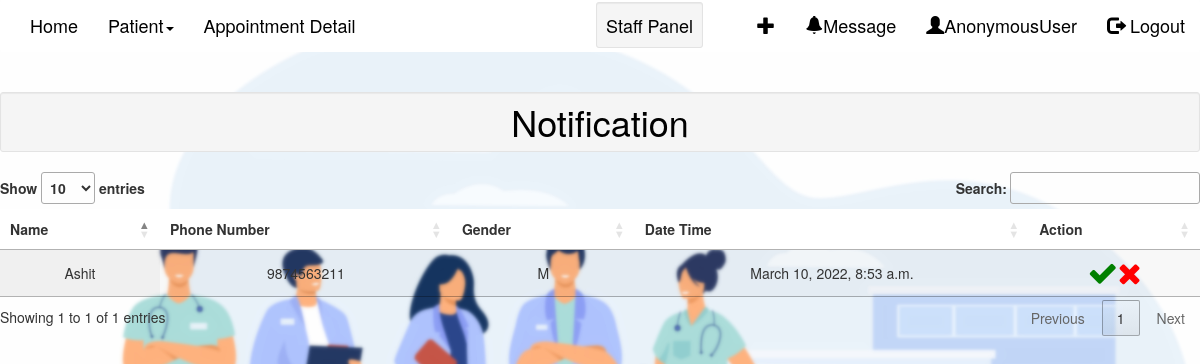
The page /message/ on the database as committed earlier.
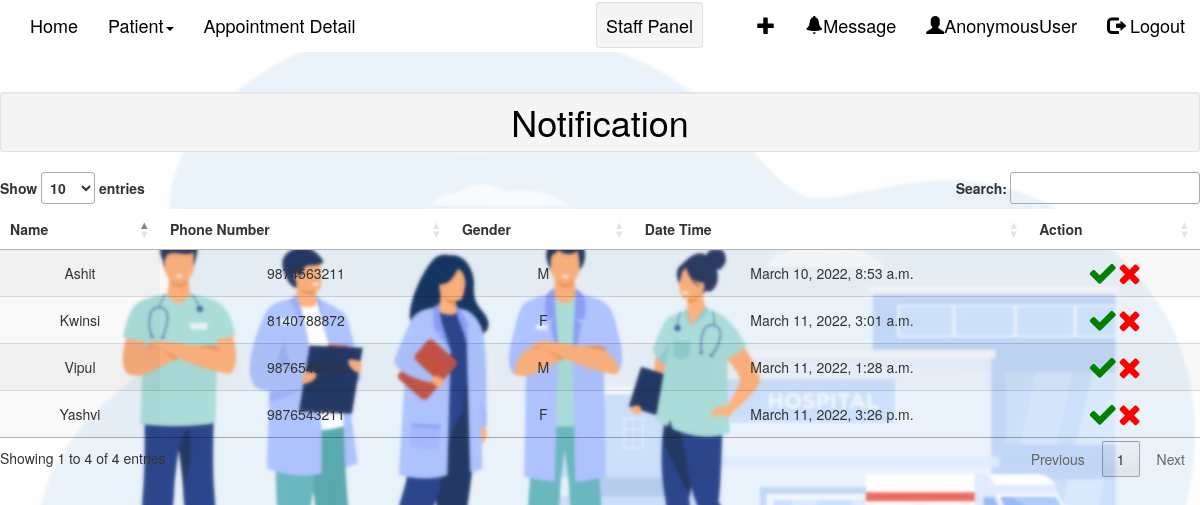
The same page on the database as committed later.
### home/models.py (models this page shows, shortened)
class Appointment(models.Model):
    appointmentId = models.AutoField(primary_key=True)
    caseNumber = models.IntegerField(('Case Number'),null=True,blank=True)
    patientName = models.CharField(("Patient Name"),max_length=24)
    patientEmail = models.EmailField(("Email Id"),unique=True)
    GENDER_CHOICES = (
        ('M', 'Male'),
        ('F', 'Female'),
    )
    gender = models.CharField(max_length=1, choices=GENDER_CHOICES)
    phone = models.IntegerField(("Phone Number"),validators=[validate_phoneNumber],unique=True)
    patientRelativeNumber = models.IntegerField(("Relative's Phone number"),validators=[validate_phoneNumber])
    patientRelativeName = models.CharField(("Relative's name"),max_length=24)
    reason = models.CharField(("Reason"),max_length=250)
    dateTime = models.DateTimeField(("Date Time"),default=now)

### home/views.py (the view)
# urls.py: path('message/',views.message,name="message"),
def message(request):
    bookAppointment = Appointment.objects.all()
    return render(request,'confirmation.html',{"bookAppointment":bookAppointment})

### home/templates/confirmation.html (shortened to what this page needs)
{% load static %}
{% include 'staffNav.html' %}
<!DOCTYPE html>
<html lang="en">
<head>
    <link rel="stylesheet" href="https://use.fontawesome.com/releases/v5.8.1/css/all.css">
    <link  href="{% static 'css/responsive.css' %}" rel="stylesheet">
    <link  href="{% static 'css/jquery.mCustomScrollbar.min.css' %}" rel="stylesheet">
    <link rel="stylesheet" href="https://netdna.bootstrapcdn.com/font-awesome/4.0.3/css/font-awesome.css">
    <link  href="{% static 'css/owl.carousel.min.css' %}" rel="stylesheet">
    <link rel="stylesheet" href="https://cdnjs.cloudflare.com/ajax/libs/fancybox/2.1.5/jquery.fancybox.min.css" media="screen">
    <link rel="stylesheet" href="https://cdn.datatables.net/1.11.5/css/jquery.dataTables.min.css">
    <link rel="stylesheet" href="https://cdnjs.cloudflare.com/ajax/libs/font-awesome/4.7.0/css/font-awesome.min.css">
    <link rel="stylesheet" href="{% static 'css/staffNav.css' %}">
</head>
<body>
    <h1 class="text-center well well-sm  page-header"><strong>Notification</strong></h1>
        <table id="example" class="display" style="width:100%;">
            <thead>
                <tr>
                    <th style="background-color: white;">Name</th>
                    <th style="background-color: white;">Phone Number</th>
                    <th style="background-color: white;">Gender</th>
                    <th style="background-color: white;">Date Time</th>
                    <th style="background-color: white;">Action</th>
                </tr>
            </thead>
            <tbody>
                {% for i in bookAppointment %}
                <tr>
                    <td>{{i.patientName}}</td>
                    <td>{{i.phone}}</td>
                    <td>{{i.gender}}</td>
                    <td>{{i.dateTime}}</td>
                    <td><a href="/confirmationDetails?id={{i.appointmentId}}/"><i class="fa fa-check" style="font-size:30px;color:green"></i></a><i class="fa fa-close" style="font-size:30px;color:red"></i></td>
                </tr>
                {% endfor %}
            </tbody>
        </table>
</body>
</html>

### home/templates/staffNav.html (shortened to what this page needs)
{% load static %}
<!DOCTYPE html>
<html lang="en">
<head>
  <link rel="stylesheet" href="https://maxcdn.bootstrapcdn.com/bootstrap/3.4.1/css/bootstrap.min.css">
  <link rel="stylesheet" href="{% static 'css/staffNav.css' %}">
</head>
<body >
<nav class="navbar navbar-inverse">
  <div class="container-fluid">
    <ul class="nav navbar-nav">
      <li><a href="{% url 'index' %}" ><b style="font-size: large;">Home</b></a></li>
      <li class="dropdown"><a class="dropdown-toggle" data-toggle="dropdown" href="#" ><b style="font-size: large;">Patient</b><span class="caret"></span></a>
      </li>
      <li><a href="#" ><b style="font-size: large;">Appointment Detail</b></a></li>
    </ul>
    <ul class="nav navbar-nav" style="margin-left:18%;size: 12px;"></b>
      <li><a href="#"><b style="font-size: large;" class="well well-sm font-weight-bold">Staff Panel</b></a></li>
    </ul>
    <ul class="nav navbar-nav navbar-right">
      <li><a href="{% url 'patient' %}" ><b style="font-size: large;"><span class="glyphicon glyphicon-plus"></span></b></a></li>
      <li><a href="{% url 'message' %}" ><b style="font-size: large;"><span class="glyphicon glyphicon-bell"></span>Message</b></a></li>
      <li><a href="#" ><b style="font-size: large;"><span class="glyphicon glyphicon-user"></span>{{user}}</b></a></li>
      <li><a href="{% url 'index' %}" ><b style="font-size: large;"><span class="glyphicon glyphicon-log-out"></span> Logout</b></a></li>
    </ul>
  </div>
</nav>
</body>
</html>

### static/css/staffNav.css (style rules this page uses)
body { background: url('../docs2.jpg') ; background-size: cover; }
.navbar-inverse { background-color: white; border: none; }
b, strong { font-weight: 500; color: black; }
.caret { display: inline-block; width: 0; height: 0; margin-left: 2px; vertical-align: middle; border-top: 4px dashed; border-top: 4px solid\9; border-right: 4px solid transparent; border-left: 4px solid transparent; color: black; }
body { font-family: "Helvetica Neue",Helvetica,Arial,sans-serif; font-size: 14px; color: #333; }
th,td { text-align: center; }

Rows that differ between the two databases and show on the page:
added Appointment: patientName "Vipul", phone "9876543210", gender "M", dateTime "March 11, 2022, 1:28 a.m."
added Appointment: patientName "Kwinsi", phone "8140788872", gender "F", dateTime "March 11, 2022, 3:01 a.m."
added Appointment: patientName "Yashvi", phone "9876543211", gender "F", dateTime "March 11, 2022, 3:26 p.m."
Other text that changed with them:
text written by a page script: "Show entries Search: Showing 1 to 1 of 1 entries Previous 1 Next" → "Show entries Search: Showing 1 to 4 of 4 entries Previous 1 Next"
